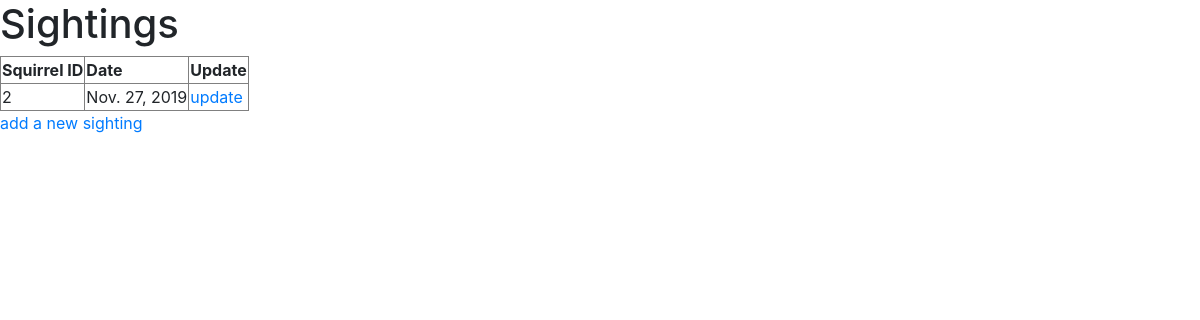
Before: /sightings/ with the older database file.
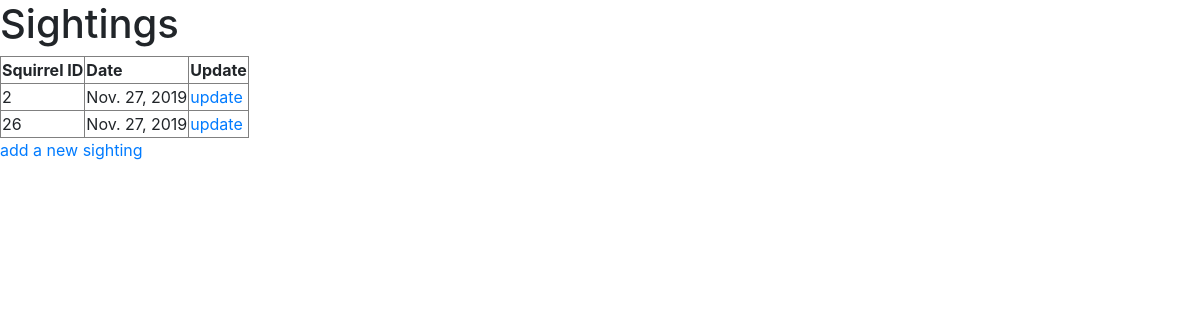
After: the same page with the newer database file.
### tracker/models.py (models this page shows)
class Sighting(models.Model):
    latitude = models.FloatField(
            help_text=_('Latitude of Sighting'),
    )
    longitude = models.FloatField(
	    help_text=_('Longitude of Sighting'),
    )
    squirrel_id = models.CharField(
            primary_key=True,
            max_length=32,
	    help_text=_('Unique Squirrel ID'),
    )
    AM = "AM"
    PM = "PM"
    SHIFT_CHOICES=(
            (AM,"AM"),
	    (PM,"PM"),
    )
    shift = models.CharField(
	    max_length=2,
	    choices=SHIFT_CHOICES,
	    default=AM,
	    help_text=_("Sighting session"),
    )
    date = models.DateField(
	    help_text=_("Sighting date"),
    )
    ADULT = "adult"
    JUVENILE = "juvenile"
    AGE_CHOICES =(
	    (ADULT,"Adult"),
	    (JUVENILE,"Juvenile"),
            ('',''),
    )
    age = models.CharField(
	    max_length=16,
	    choices=AGE_CHOICES,
	    default=ADULT,
	    help_text=_("Age of Squirrel"),
	    null=True,
    )
    GRAY="gray"
    BLACK="black"
    CINNAMON="cinnamon"
    FUR_CHOICES=(
            (GRAY,"Gray"),
	    (BLACK,"Black"),
	    (CINNAMON,"Cinnamon"),
	    ('',''),
    )
    fur_color = models.CharField(
            max_length=10,
	    choices=FUR_CHOICES,
	    default=GRAY,
	    help_text=_("Fur color of Squirrel"),
	    null=True,
    )
    GROUND_PLANE="ground_plane"
    ABOVE_GROUND="above_ground"
    LOC_CHOICES=(
	    (GROUND_PLANE,"Ground_Plane"),
	    (ABOVE_GROUND,"Above_Ground"),
            ('',''),
    )
    location = models.CharField(
	    max_length=20,
	    choices=LOC_CHOICES,
	    default=GROUND_PLANE,
	    help_text=_("Location of Squirrel"),
	    null=True,
    )
    specific_location = models.CharField(
	    max_length=20,
	    help_text=_("Specific location of Squirrel"),
	    null=True,
            blank=True,
    )
    running = models.BooleanField(
	    default=False,
    )
    chasing = models.BooleanField(
	    default=False,
    )
    climbing = models.BooleanField(
	    default=False,
    )
    eating = models.BooleanField(
	    default=False,
    )
    foraging = models.BooleanField(
	    default=False,
    )
    other_activities = models.CharField(
	    max_length=20,
	    help_text=_("Other activity"),
	    null=True,
            blank=True,
    )
    kuks = models.BooleanField(
	    default=False,
    )
    quaas = models.BooleanField(
	    default=False,
    )
    moans = models.BooleanField(
	    default=False,
    )
    tail_flags = models.BooleanField(
	    default=False,
    )
    tail_twitches = models.BooleanField(
	    default=False,
    )
    approaches = models.BooleanField(
	    default=False,
    )
    indifferent = models.BooleanField(
	    default=False,
    )
    runs_from = models.BooleanField(
	    default=False,
    )

### tracker/views.py (the view)
# urls.py: path('sightings/',views.sighting_list, name='sighting_list'),
def sighting_list(request, template_name='tracker/all.html'):
    sightings = Sighting.objects.all()
    context = {
            'sightings' : sightings,
    }
    return render(request, template_name, context)

### tracker/templates/tracker/all.html (shortened to what this page needs)
<!doctype html>
<html lang="en">
  <head>
     <link rel="stylesheet" href="https://maxcdn.bootstrapcdn.com/bootstrap/4.0.0/css/bootstrap.min.css">
  </head>
  <body>
    <h1> Sightings </h1>
    <table border="1">
        <tr>
        <th>Squirrel ID</th>
        <th>Date</th>
        <th>Update</th>
        </tr>
        {% for sighting in sightings %}
        <tr>
        <td> {{ sighting.squirrel_id }} </td>
        <td> {{ sighting.date }} </td>
        <td> <a href="{% url "sighting_update" sighting.squirrel_id %}">update</a></td>
        </tr>
        {% endfor %}
    </table>
    <a href="{% url "sighting_add" %}">add a new sighting</a>
  </body>
</html>

Changed rows visible on the page:
added Sighting: squirrel_id "26", date "Nov. 27, 2019"
